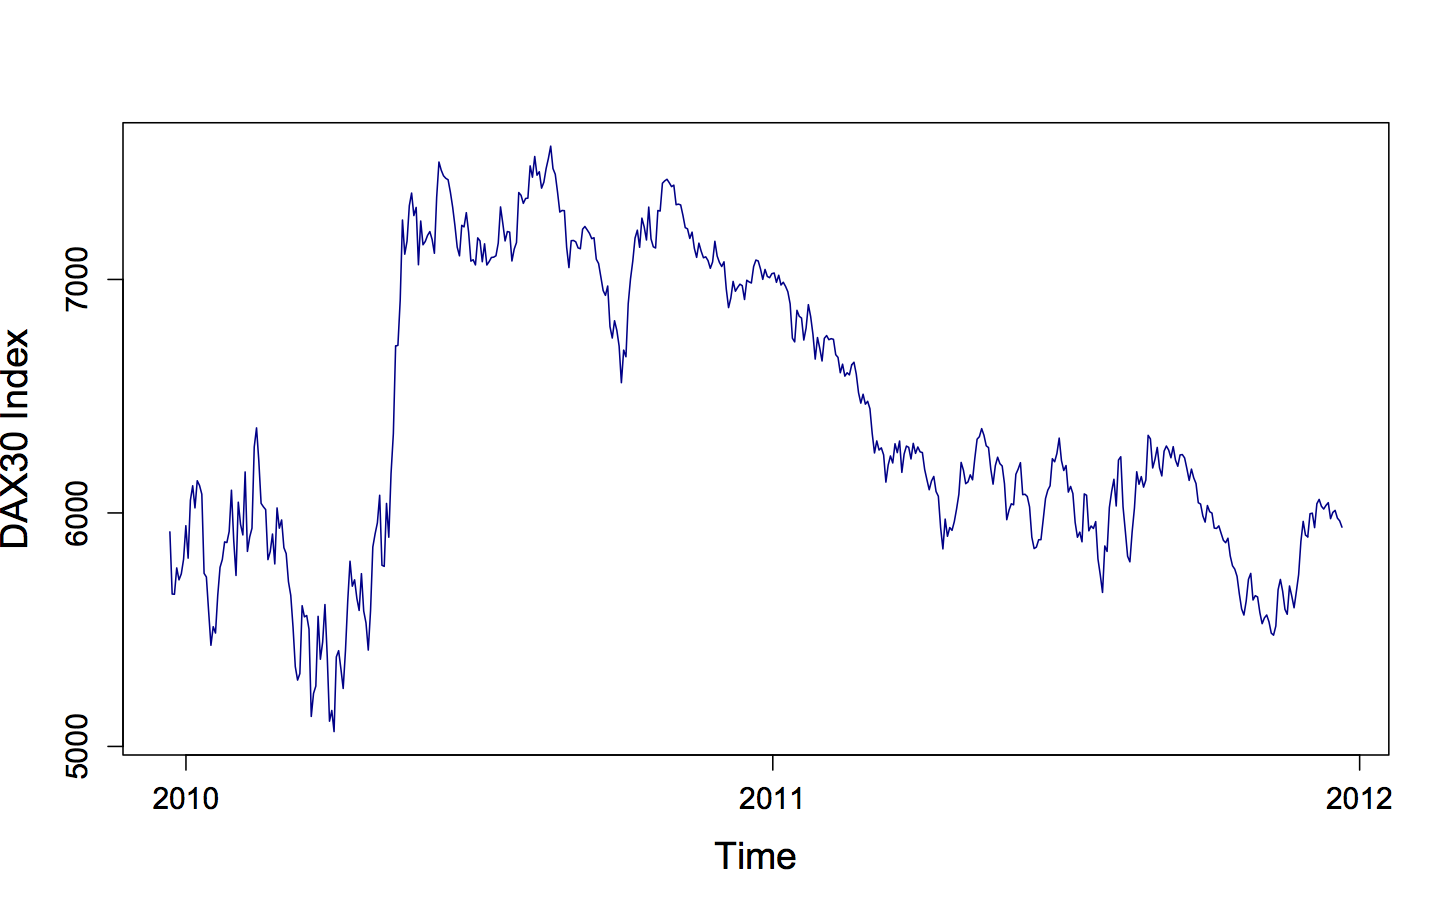

Reproduce this figure in R.
# Close windows and clear variables
rm(list = ls(all = TRUE))
graphics.off()

# install/load packages
libraries = c("foreign")
lapply(libraries, function(x) if (!(x %in% installed.packages())) {
    install.packages(x)
})
lapply(libraries, library, quietly = TRUE, character.only = TRUE)

das = read.csv("data_DAX091222-111222.csv")
das = das[, 2]  # use DAX series
d = seq(from = as.Date("2009-12-22"), to = as.Date("2011-12-21"), length.out = 515)

plot(das ~ d, xlab = "Time", ylab = "DAX30 Index", pch = 20, cex = 1, cex.axis = 1.2, cex.lab = 1.5, lab = c(3, 3, 0), main = "", 
    col = "blue4", type = "l") 
